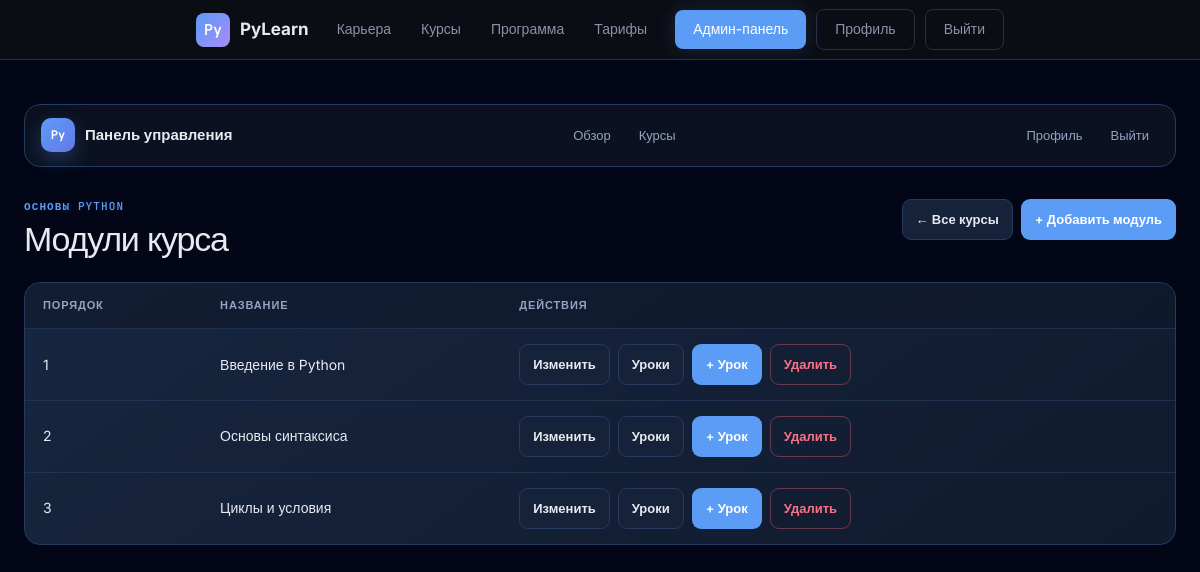
The page /adminpanel/courses/8/modules/ (signed in) on the database its author committed.
### courses/models.py (models this page shows, shortened)
class Course(models.Model):
    title = models.CharField(max_length=200)
    description = models.TextField(blank=True)
    slug = models.SlugField(unique=True)

class Module(models.Model):
    course = models.ForeignKey(Course, related_name='modules', on_delete=models.CASCADE)
    title = models.CharField(max_length=200)
    order = models.PositiveIntegerField()
    class Meta:
        ordering = ['order']

### users/decorators.py (the view)
    def wrapper(request, *args, **kwargs):
        if not request.user.is_authenticated or request.user.role != "admin":
            return redirect("users:signin")
        return view_func(request, *args, **kwargs)

### adminpanel/views.py (called while the page is built)
@admin_required
def module_list(request, course_id):
    course = get_object_or_404(Course, id=course_id)
    modules = course.modules.all()
    return render(request, 'adminpanel/module_list.html', {'course': course, 'modules': modules})

### adminpanel/templates/adminpanel/module_list.html
{% extends 'adminpanel/base.html' %}
{% block admin_content %}
<div class="admin-header"><div><p class="admin-eyebrow">{{ course.title }}</p><h1 class="admin-heading">Модули курса</h1></div><div class="admin-actions"><a href="{% url 'adminpanel:course_list' %}" class="admin-button secondary">← Все курсы</a><a href="{% url 'adminpanel:add_module' course.id %}" class="admin-button">+ Добавить модуль</a></div></div>
<div class="admin-table-wrap"><table class="admin-table"><thead><tr><th>Порядок</th><th>Название</th><th>Действия</th></tr></thead><tbody>{% for module in modules %}<tr><td>{{ module.order }}</td><td>{{ module.title }}</td><td><div class="admin-actions"><a class="admin-button secondary" href="{% url 'adminpanel:edit_module' module.id %}">Изменить</a><a class="admin-button secondary" href="{% url 'adminpanel:module_lessons' module.id %}">Уроки</a><a class="admin-button" href="{% url 'adminpanel:add_lesson' module.id %}">+ Урок</a><a class="admin-button danger" href="{% url 'adminpanel:delete_module' module.id %}" onclick="return confirm('Удалить модуль?');">Удалить</a></div></td></tr>{% empty %}<tr><td colspan="3" class="admin-empty">В этом курсе пока нет модулей.</td></tr>{% endfor %}</tbody></table></div>
{% endblock %}

### static/css/theme.css (style rules this page uses)
:root { --bg-base: #0d0f14; --bg-surface: #141720; --bg-card: #1a1e2b; --bg-hover: #212636; --border: #2a2f40; --border-light: #323848; --text-primary: #e8eaf0; --text-secondary:#8b92a8; --text-muted: #555d72; --accent: #5b9cf6; --accent-glow: rgba(91,156,246,.18); --accent-dim: rgba(91,156,246,.08); --green: #3dd68c; --green-dim: rgba(61,214,140,.1); --orange: #f5a524; --orange-dim: rgba(245,165,36,.1); --red: #f55; --radius: 10px; --radius-lg:16px; --font-mono: 'JetBrains Mono', monospace; --font-sans: 'Inter', sans-serif; }
*, *::before, *::after { box-sizing: border-box; margin: 0; padding: 0; }
html { scroll-behavior: smooth; }
body { background: var(--bg-base); color: var(--text-primary); font-family: var(--font-sans); font-size: 15px; line-height: 1.6; }
a { color: inherit; }

### adminpanel/static/css/admin.css (style rules this page uses)
.admin-nav,.admin-user,.admin-actions,.admin-tabs,.admin-form-actions { display:flex; align-items:center; gap:8px; flex-wrap:wrap; }
.admin-eyebrow { color:var(--admin-blue); font:600 11px var(--font-mono); letter-spacing:.1em; text-transform:uppercase; margin-bottom:6px; }
.admin-heading { font-size:clamp(26px,4vw,34px); line-height:1.15; margin:0; letter-spacing:-.035em; }
.admin-header { display:flex; align-items:flex-start; justify-content:space-between; gap:20px; margin-bottom:24px; }
.admin-button { display:inline-flex; align-items:center; justify-content:center; gap:7px; border:1px solid transparent; border-radius:9px; padding:9px 13px; color:#fff; background:var(--admin-blue); text-decoration:none; font-size:13px; font-weight:600; cursor:pointer; transition:.18s; }
.admin-button.secondary { color:var(--text-primary); background:var(--admin-card); border-color:var(--admin-border); }
.admin-button.danger { background:transparent; color:var(--admin-danger); border-color:rgba(251,113,133,.35); }
.admin-stat,.admin-card,.admin-form,.admin-table-wrap { background:linear-gradient(145deg,rgba(24,39,65,.96),rgba(17,27,47,.96)); border:1px solid var(--admin-border); border-radius:16px; }
.admin-table-wrap { overflow-x:auto; }
.admin-table { width:100%; border-collapse:collapse; min-width:640px; }
.admin-table th { text-align:left; color:var(--admin-muted); font-size:11px; letter-spacing:.08em; text-transform:uppercase; padding:14px 18px; background:rgba(13,23,40,.55); }
.admin-table td { padding:15px 18px; border-top:1px solid rgba(38,59,93,.7); font-size:14px; }

### rows shown on the page
Course: title "ОСНОВЫ PYTHON"
Module: order "1", title "Введение в Python"
Module: order "2", title "Основы синтаксиса"
Module: order "3", title "Циклы и условия"
